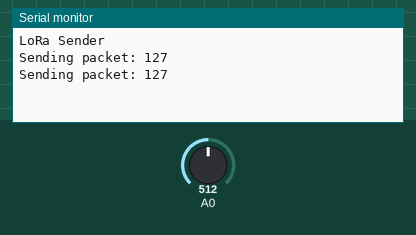
Recording of a sketch running on a simulated Arduino Uno, built with avr-gcc and run on an emulated ATmega328P. Parts: the last lines printed to the serial monitor. Inputs (shaded band) come from the test bench; at power-on: A0 = 512. No radio packets arrive unless stated.

Above: at 3.8 s.
3.9 s: A0 set to 716
At 7.1 s:
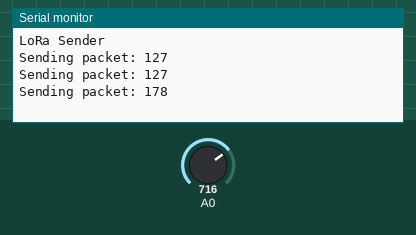
7.9 s: A0 set to 900
At 10.4 s:
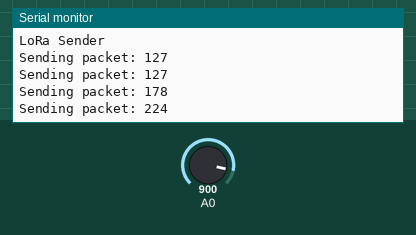
Timing chart, 0 to 11.9 s (numbered marks = the images above; inputs shaded):
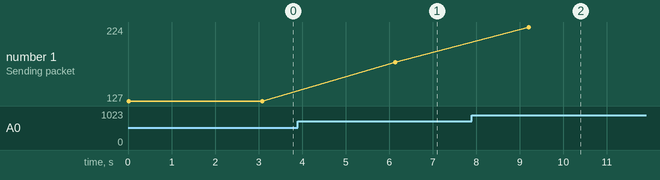

Measured:
- after the input at 3.9 s, the serial monitor: prints a new line after 2.2 s (image 1)
- after the input at 7.9 s, the serial monitor: prints a new line after 1.3 s (image 2)
- plotted number 1: 127 → 178 after the input at 3.9 s, 178 → 224 after the input at 7.9 s

The sketch:

LoRaSender_byte.ino
```cpp
#include <SPI.h>
#include <LoRa.h>

int counter = 0;
uint8_t data;

void setup() {
  Serial.begin(9600);
  while (!Serial);

  Serial.println("LoRa Sender");

  if (!LoRa.begin(434E6)) {
    Serial.println("Starting LoRa failed!");
    while (1);
  }

//  LoRa.setSpreadingFactor(12);
//  LoRa.setSignalBandwidth(250000);
//  LoRa.setCodingRate4(8);
//  LoRa.enableCrc();
}

void loop() {
  data = map(analogRead(A0),0,1023,0,255);
  Serial.print("Sending packet: ");
  Serial.println(data);

  // send packet
  LoRa.beginPacket();
  LoRa.write(data);
  LoRa.endPacket();

  counter++;

  delay(3000);
}
```
